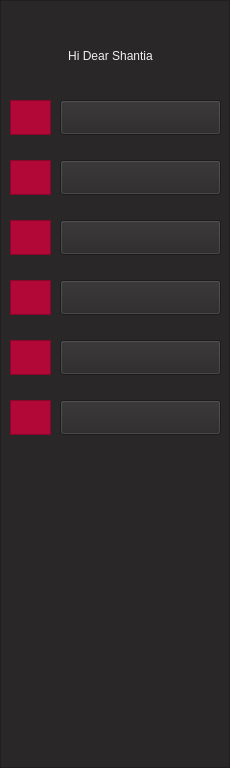
  <widget class="QFrame" name="frame_2">
   <property name="geometry">
    <rect>
     <x>0</x>
     <y>20</y>
     <width>230</width>
     <height>768</height>
    </rect>
   </property>
   <property name="styleSheet">
    <string notr="true">background-color: rgb(41, 39, 40);
border-color: rgb(41, 39, 40);</string>
   </property>
   <property name="frameShape">
    <enum>QFrame::StyledPanel</enum>
   </property>
   <property name="frameShadow">
    <enum>QFrame::Raised</enum>
   </property>
   <widget class="QPushButton" name="pushButton">
    <property name="geometry">
     <rect>
      <x>60</x>
      <y>100</y>
      <width>161</width>
      <height>35</height>
     </rect>
    </property>
    <property name="styleSheet">
     <string notr="true">font: 11pt &quot;Montserrat&quot;;
</string>
    </property>
    <property name="text">
     <string/>
    </property>
   </widget>
   <widget class="QPushButton" name="pushButton_2">
    <property name="geometry">
     <rect>
      <x>60</x>
      <y>160</y>
      <width>161</width>
      <height>35</height>
     </rect>
    </property>
    <property name="styleSheet">
     <string notr="true">font: 11pt &quot;Montserrat&quot;;
</string>
    </property>
    <property name="text">
     <string/>
    </property>
   </widget>
   <widget class="QPushButton" name="pushButton_3">
    <property name="geometry">
     <rect>
      <x>60</x>
      <y>220</y>
      <width>161</width>
      <height>35</height>
     </rect>
    </property>
    <property name="styleSheet">
     <string notr="true">font: 11pt &quot;Montserrat&quot;;
</string>
    </property>
    <property name="text">
     <string/>
    </property>
   </widget>
   <widget class="QPushButton" name="pushButton_4">
    <property name="geometry">
     <rect>
      <x>60</x>
      <y>280</y>
      <width>161</width>
      <height>35</height>
     </rect>
    </property>
    <property name="styleSheet">
     <string notr="true">font: 11pt &quot;Montserrat&quot;;
</string>
    </property>
    <property name="text">
     <string/>
    </property>
   </widget>
   <widget class="QFrame" name="frame_3">
    <property name="geometry">
     <rect>
      <x>10</x>
      <y>100</y>
      <width>41</width>
      <height>35</height>
     </rect>
    </property>
    <property name="styleSheet">
     <string notr="true">background-color: rgb(178, 8, 55);
border-color: rgb(178, 8, 55);</string>
    </property>
    <property name="frameShape">
     <enum>QFrame::StyledPanel</enum>
    </property>
    <property name="frameShadow">
     <enum>QFrame::Raised</enum>
    </property>
    <widget class="QLabel" name="label_25">
     <property name="geometry">
      <rect>
       <x>5</x>
       <y>2</y>
       <width>31</width>
       <height>31</height>
      </rect>
     </property>
     <property name="styleSheet">
      <string notr="true"/>
     </property>
     <property name="text">
      <string/>
     </property>
     <property name="pixmap">
      <pixmap resource="icon.qrc">:/icon/profile.png</pixmap>
     </property>
     <property name="scaledContents">
      <bool>true</bool>
     </property>
    </widget>
   </widget>
   <widget class="QFrame" name="frame_5">
    <property name="geometry">
     <rect>
      <x>10</x>
      <y>160</y>
      <width>41</width>
      <height>35</height>
     </rect>
    </property>
    <property name="cursor">
     <cursorShape>ArrowCursor</cursorShape>
    </property>
    <property name="styleSheet">
     <string notr="true">background-color: rgb(178, 8, 55);
border-color: rgb(178, 8, 55);</string>
    </property>
    <property name="frameShape">
     <enum>QFrame::StyledPanel</enum>
    </property>
    <property name="frameShadow">
     <enum>QFrame::Raised</enum>
    </property>
    <widget class="QLabel" name="label_26">
     <property name="geometry">
      <rect>
       <x>5</x>
       <y>2</y>
       <width>31</width>
       <height>31</height>
      </rect>
     </property>
     <property name="text">
      <string/>
     </property>
     <property name="pixmap">
      <pixmap resource="icon.qrc">:/icon/message.png</pixmap>
     </property>
     <property name="scaledContents">
      <bool>true</bool>
     </property>
    </widget>
   </widget>
   <widget class="QFrame" name="frame_6">
    <property name="geometry">
     <rect>
      <x>10</x>
      <y>220</y>
      <width>41</width>
      <height>35</height>
     </rect>
    </property>
    <property name="styleSheet">
     <string notr="true">background-color: rgb(178, 8, 55);
border-color: rgb(178, 8, 55);</string>
    </property>
    <property name="frameShape">
     <enum>QFrame::StyledPanel</enum>
    </property>
    <property name="frameShadow">
     <enum>QFrame::Raised</enum>
    </property>
    <widget class="QLabel" name="label_11">
     <property name="geometry">
      <rect>
       <x>5</x>
       <y>2</y>
       <width>31</width>
       <height>31</height>
      </rect>
     </property>
     <property name="text">
      <string/>
     </property>
     <property name="pixmap">
      <pixmap resource="icon.qrc">:/icon/schedule.png</pixmap>
     </property>
     <property name="scaledContents">
      <bool>true</bool>
     </property>
    </widget>
   </widget>
   <widget class="QFrame" name="frame_7">
    <property name="geometry">
     <rect>
      <x>10</x>
      <y>280</y>
      <width>41</width>
      <height>35</height>
     </rect>
    </property>
    <property name="styleSheet">
     <string notr="true">background-color: rgb(178, 8, 55);
border-color: rgb(178, 8, 55);</string>
    </property>
    <property name="frameShape">
     <enum>QFrame::StyledPanel</enum>
    </property>
    <property name="frameShadow">
     <enum>QFrame::Raised</enum>
    </property>
    <widget class="QLabel" name="label_7">
     <property name="geometry">
      <rect>
       <x>5</x>
       <y>2</y>
       <width>31</width>
       <height>31</height>
      </rect>
     </property>
     <property name="text">
      <string/>
     </property>
     <property name="pixmap">
      <pixmap resource="term-management-icon.qrc">:/icons/icons8-web-64.png</pixmap>
     </property>
     <property name="scaledContents">
      <bool>true</bool>
     </property>
    </widget>
   </widget>
   <widget class="QLabel" name="label_2">
    <property name="geometry">
     <rect>
      <x>20</x>
      <y>40</y>
      <width>181</width>
      <height>31</height>
     </rect>
    </property>
    <property name="styleSheet">
     <string notr="true">font: 11pt &quot;Montserrat&quot;;
color: rgb(240, 240, 240);</string>
    </property>
    <property name="text">
     <string>Hi Dear Shantia</string>
    </property>
    <property name="alignment">
     <set>Qt::AlignCenter</set>
    </property>
   </widget>
   <widget class="QLabel" name="label_3">
    <property name="geometry">
     <rect>
      <x>110</x>
      <y>100</y>
      <width>71</width>
      <height>30</height>
     </rect>
    </property>
    <property name="autoFillBackground">
     <bool>false</bool>
    </property>
    <property name="styleSheet">
     <string notr="true">font: 11pt &quot;Montserrat&quot;;
color: rgb(240, 240, 240);</string>
    </property>
    <property name="lineWidth">
     <number>0</number>
    </property>
    <property name="text">
     <string>Profile</string>
    </property>
    <property name="alignment">
     <set>Qt::AlignCenter</set>
    </property>
   </widget>
   <widget class="QLabel" name="label_4">
    <property name="geometry">
     <rect>
      <x>90</x>
      <y>160</y>
      <width>111</width>
      <height>30</height>
     </rect>
    </property>
    <property name="styleSheet">
     <string notr="true">font: 11pt &quot;Montserrat&quot;;
color: rgb(240, 240, 240);</string>
    </property>
    <property name="text">
     <string>Messages</string>
    </property>
    <property name="alignment">
     <set>Qt::AlignCenter</set>
    </property>
   </widget>
   <widget class="QLabel" name="label_5">
    <property name="geometry">
     <rect>
      <x>60</x>
      <y>220</y>
      <width>161</width>
      <height>30</height>
     </rect>
    </property>
    <property name="styleSheet">
     <string notr="true">font: 11pt &quot;Montserrat&quot;;
color: rgb(240, 240, 240);</string>
    </property>
    <property name="text">
     <string>Weekly Schedule</string>
    </property>
    <property name="alignment">
     <set>Qt::AlignCenter</set>
    </property>
   </widget>
   <widget class="QFrame" name="frame_20">
    <property name="geometry">
     <rect>
      <x>10</x>
      <y>400</y>
      <width>41</width>
      <height>35</height>
     </rect>
    </property>
    <property name="styleSheet">
     <string notr="true">background-color: rgb(178, 8, 55);
border-color: rgb(178, 8, 55);</string>
    </property>
    <property name="frameShape">
     <enum>QFrame::StyledPanel</enum>
    </property>
    <property name="frameShadow">
     <enum>QFrame::Raised</enum>
    </property>
    <widget class="QLabel" name="label_12">
     <property name="geometry">
      <rect>
       <x>5</x>
       <y>2</y>
       <width>31</width>
       <height>31</height>
      </rect>
     </property>
     <property name="text">
      <string/>
     </property>
     <property name="pixmap">
      <pixmap resource="term-management-icon.qrc">:/icons/icons8-survey-50.png</pixmap>
     </property>
     <property name="scaledContents">
      <bool>true</bool>
     </property>
    </widget>
   </widget>
   <widget class="QPushButton" name="pushButton_7">
    <property name="geometry">
     <rect>
      <x>60</x>
      <y>400</y>
      <width>161</width>
      <height>35</height>
     </rect>
    </property>
    <property name="styleSheet">
     <string notr="true">font: 11pt &quot;Montserrat&quot;;
</string>
    </property>
    <property name="text">
     <string/>
    </property>
   </widget>
   <widget class="QPushButton" name="pushButton_6">
    <property name="geometry">
     <rect>
      <x>60</x>
      <y>340</y>
      <width>161</width>
      <height>35</height>
     </rect>
    </property>
    <property name="styleSheet">
     <string notr="true">font: 11pt &quot;Montserrat&quot;;
</string>
    </property>
    <property name="text">
     <string/>
    </property>
   </widget>
   <widget class="QFrame" name="frame_21">
    <property name="geometry">
     <rect>
      <x>10</x>
      <y>340</y>
      <width>41</width>
      <height>35</height>
     </rect>
    </property>
    <property name="styleSheet">
     <string notr="true">background-color: rgb(178, 8, 55);
border-color: rgb(178, 8, 55);</string>
    </property>
    <property name="frameShape">
     <enum>QFrame::StyledPanel</enum>
    </property>
    <property name="frameShadow">
     <enum>QFrame::Raised</enum>
    </property>
    <widget class="QLabel" name="label_10">
     <property name="geometry">
      <rect>
       <x>5</x>
       <y>2</y>
       <width>31</width>
       <height>31</height>
      </rect>
     </property>
     <property name="text">
      <string/>
     </property>
     <property name="pixmap">
      <pixmap resource="term-management-icon.qrc">:/icons/icons8-view-headline-50.png</pixmap>
     </property>
     <property name="scaledContents">
      <bool>true</bool>
     </property>
    </widget>
   </widget>
   <widget class="QLabel" name="label_6">
    <property name="geometry">
     <rect>
      <x>90</x>
      <y>290</y>
      <width>111</width>
      <height>20</height>
     </rect>
    </property>
    <property name="styleSheet">
     <string notr="true">font: 11pt &quot;Montserrat&quot;;
color: rgb(240, 240, 240);</string>
    </property>
    <property name="text">
     <string>Enrollment</string>
    </property>
   </widget>
   <widget class="QLabel" name="label_13">
    <property name="geometry">
     <rect>
      <x>80</x>
      <y>350</y>
      <width>121</width>
      <height>20</height>
     </rect>
    </property>
    <property name="styleSheet">
     <string notr="true">font: 11pt &quot;Montserrat&quot;;
color: rgb(240, 240, 240);</string>
    </property>
    <property name="text">
     <string>View Scores</string>
    </property>
   </widget>
   <widget class="QLabel" name="label_14">
    <property name="geometry">
     <rect>
      <x>70</x>
      <y>410</y>
      <width>141</width>
      <height>20</height>
     </rect>
    </property>
    <property name="styleSheet">
     <string notr="true">font: 11pt &quot;Montserrat&quot;;
color: rgb(240, 240, 240);</string>
    </property>
    <property name="text">
     <string>Teacher Survey</string>
    </property>
   </widget>
   <zorder>frame_5</zorder>
   <zorder>frame_6</zorder>
   <zorder>frame_7</zorder>
   <zorder>label_2</zorder>
   <zorder>label_3</zorder>
   <zorder>label_4</zorder>
   <zorder>label_5</zorder>
   <zorder>frame_3</zorder>
   <zorder>pushButton</zorder>
   <zorder>pushButton_2</zorder>
   <zorder>pushButton_3</zorder>
   <zorder>frame_20</zorder>
   <zorder>frame_21</zorder>
   <zorder>label_6</zorder>
   <zorder>label_13</zorder>
   <zorder>label_14</zorder>
   <zorder>pushButton_7</zorder>
   <zorder>pushButton_6</zorder>
   <zorder>pushButton_4</zorder>
  </widget>
